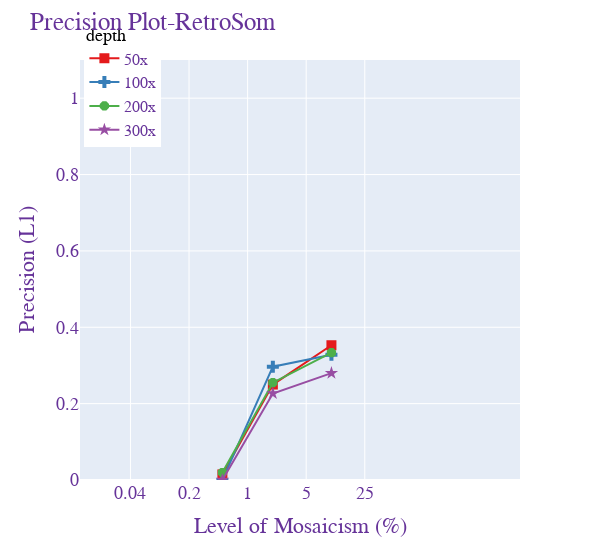
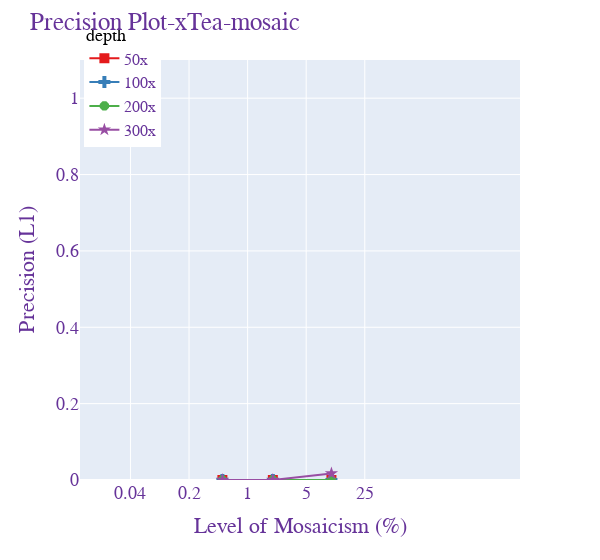

Notebook code for these charts, in order:
### Code cell
for tool, teClass in figureCombinations:
    temp_result = resultDF[(resultDF['toolName'] == tool) & (resultDF['teClass'] == teClass) & (resultDF['windowSize'] == windowSize) ]
    create_line_plot(temp_result, 'vaf', 'precision', "depth", "Level of Mosaicism (%)", f"Precision ({teClass})", f"Precision Plot-{tool}")

### Figure 1 — Plotly figure (JSON) as saved in the notebook; plotly's stock layout.template omitted (floating-point values rounded to 4 significant figures)
{"data": [{"hovertemplate": "depth=50x<br>vaf=%{x}<br>precision=%{y}<extra></extra>", "legendgroup": "50x", "line": {"color": "rgb(228,26,28)", "dash": "solid"}, "marker": {"size": 10, "symbol": 1}, "mode": "lines+markers", "name": "50x", "orientation": "v", "showlegend": true, "type": "scatter", "x": [0.5, 2, 10], "xaxis": "x", "y": [0.01471, 0.25, 0.3529], "yaxis": "y"}, {"hovertemplate": "depth=100x<br>vaf=%{x}<br>precision=%{y}<extra></extra>", "legendgroup": "100x", "line": {"color": "rgb(55,126,184)", "dash": "solid"}, "marker": {"size": 10, "symbol": 3}, "mode": "lines+markers", "name": "100x", "orientation": "v", "showlegend": true, "type": "scatter", "x": [0.5, 2, 10], "xaxis": "x", "y": [0, 0.2969, 0.3281], "yaxis": "y"}, {"hovertemplate": "depth=200x<br>vaf=%{x}<br>precision=%{y}<extra></extra>", "legendgroup": "200x", "line": {"color": "rgb(77,175,74)", "dash": "solid"}, "marker": {"size": 10, "symbol": 16}, "mode": "lines+markers", "name": "200x", "orientation": "v", "showlegend": true, "type": "scatter", "x": [0.5, 2, 10], "xaxis": "x", "y": [0.01961, 0.2549, 0.3333], "yaxis": "y"}, {"hovertemplate": "depth=300x<br>vaf=%{x}<br>precision=%{y}<extra></extra>", "legendgroup": "300x", "line": {"color": "rgb(152,78,163)", "dash": "solid"}, "marker": {"size": 10, "symbol": 17}, "mode": "lines+markers", "name": "300x", "orientation": "v", "showlegend": true, "type": "scatter", "x": [0.5, 2, 10], "xaxis": "x", "y": [0, 0.2267, 0.28], "yaxis": "y"}], "layout": {"font": {"color": "RebeccaPurple", "family": "Arial, sans-serif", "size": 18}, "legend": {"font": {"size": 16}, "orientation": "v", "title": {"font": {"color": "black", "size": 18}, "text": "depth"}, "tracegroupgap": 0, "traceorder": "normal", "x": 0.01, "y": 1.1}, "margin": {"t": 60}, "title": {"text": "Precision Plot-RetroSom"}, "width": 600, "xaxis": {"anchor": "y", "domain": [0, 1], "range": [-2, 3.25], "tickvals": [0.04, 0.2, 1, 5, 25], "title": {"text": "Level of Mosaicism (%)"}, "type": "log"}, "yaxis": {"anchor": "x", "domain": [0, 1], "range": [0, 1.1], "tickvals": [0, 0.2, 0.4, 0.6, 0.8, 1], "title": {"text": "Precision (L1)"}}}}

### Figure 2 — Plotly figure (JSON) as saved in the notebook; plotly's stock layout.template omitted (floating-point values rounded to 4 significant figures)
{"data": [{"hovertemplate": "depth=50x<br>vaf=%{x}<br>precision=%{y}<extra></extra>", "legendgroup": "50x", "line": {"color": "rgb(228,26,28)", "dash": "solid"}, "marker": {"size": 10, "symbol": 1}, "mode": "lines+markers", "name": "50x", "orientation": "v", "showlegend": true, "type": "scatter", "x": [0.5, 2, 10], "xaxis": "x", "y": [0, 0, 0], "yaxis": "y"}, {"hovertemplate": "depth=100x<br>vaf=%{x}<br>precision=%{y}<extra></extra>", "legendgroup": "100x", "line": {"color": "rgb(55,126,184)", "dash": "solid"}, "marker": {"size": 10, "symbol": 3}, "mode": "lines+markers", "name": "100x", "orientation": "v", "showlegend": true, "type": "scatter", "x": [0.5, 2, 10], "xaxis": "x", "y": [0, 0, 0], "yaxis": "y"}, {"hovertemplate": "depth=200x<br>vaf=%{x}<br>precision=%{y}<extra></extra>", "legendgroup": "200x", "line": {"color": "rgb(77,175,74)", "dash": "solid"}, "marker": {"size": 10, "symbol": 16}, "mode": "lines+markers", "name": "200x", "orientation": "v", "showlegend": true, "type": "scatter", "x": [0.5, 2, 10], "xaxis": "x", "y": [0, 0, 0], "yaxis": "y"}, {"hovertemplate": "depth=300x<br>vaf=%{x}<br>precision=%{y}<extra></extra>", "legendgroup": "300x", "line": {"color": "rgb(152,78,163)", "dash": "solid"}, "marker": {"size": 10, "symbol": 17}, "mode": "lines+markers", "name": "300x", "orientation": "v", "showlegend": true, "type": "scatter", "x": [0.5, 2, 10], "xaxis": "x", "y": [0, 0, 0.01706], "yaxis": "y"}], "layout": {"font": {"color": "RebeccaPurple", "family": "Arial, sans-serif", "size": 18}, "legend": {"font": {"size": 16}, "orientation": "v", "title": {"font": {"color": "black", "size": 18}, "text": "depth"}, "tracegroupgap": 0, "traceorder": "normal", "x": 0.01, "y": 1.1}, "margin": {"t": 60}, "title": {"text": "Precision Plot-xTea-mosaic"}, "width": 600, "xaxis": {"anchor": "y", "domain": [0, 1], "range": [-2, 3.25], "tickvals": [0.04, 0.2, 1, 5, 25], "title": {"text": "Level of Mosaicism (%)"}, "type": "log"}, "yaxis": {"anchor": "x", "domain": [0, 1], "range": [0, 1.1], "tickvals": [0, 0.2, 0.4, 0.6, 0.8, 1], "title": {"text": "Precision (L1)"}}}}
